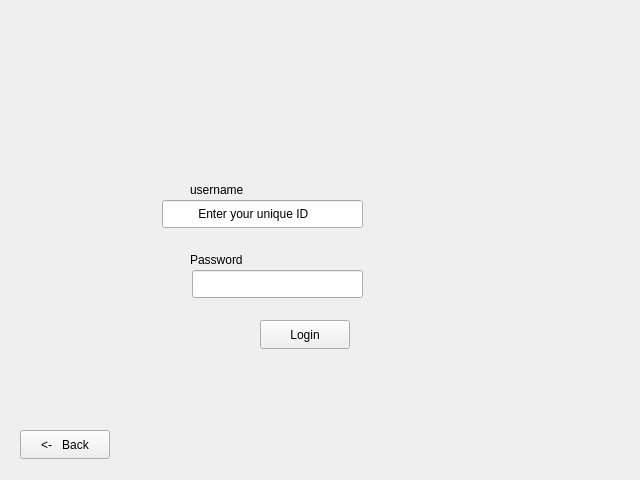
<?xml version="1.0" encoding="UTF-8"?>
<ui version="4.0">
 <class>MainWindow</class>
 <widget class="QMainWindow" name="MainWindow">
  <property name="geometry">
   <rect>
    <x>0</x>
    <y>0</y>
    <width>640</width>
    <height>480</height>
   </rect>
  </property>
  <property name="windowTitle">
   <string>MainWindow</string>
  </property>
  <widget class="QWidget" name="centralwidget">
   <widget class="QStackedWidget" name="stackedWidget">
    <property name="geometry">
     <rect>
      <x>0</x>
      <y>0</y>
      <width>641</width>
      <height>481</height>
     </rect>
    </property>
    <property name="currentIndex">
     <number>1</number>
    </property>
    <widget class="QWidget" name="mainPage">
     <widget class="QLabel" name="binbinLabel">
      <property name="geometry">
       <rect>
        <x>270</x>
        <y>90</y>
        <width>63</width>
        <height>20</height>
       </rect>
      </property>
      <property name="text">
       <string>BinBin</string>
      </property>
     </widget>
     <widget class="QLabel" name="label_2">
      <property name="geometry">
       <rect>
        <x>170</x>
        <y>120</y>
        <width>301</width>
        <height>20</height>
       </rect>
      </property>
      <property name="text">
       <string>Encrypted Communications Vault</string>
      </property>
     </widget>
     <widget class="QPushButton" name="createAccount">
      <property name="geometry">
       <rect>
        <x>230</x>
        <y>220</y>
        <width>141</width>
        <height>29</height>
       </rect>
      </property>
      <property name="text">
       <string>Create Account</string>
      </property>
     </widget>
     <widget class="QPushButton" name="loginButton">
      <property name="geometry">
       <rect>
        <x>229</x>
        <y>170</y>
        <width>141</width>
        <height>29</height>
       </rect>
      </property>
      <property name="text">
       <string>login</string>
      </property>
     </widget>
     <widget class="QPushButton" name="recoveryButton">
      <property name="geometry">
       <rect>
        <x>230</x>
        <y>270</y>
        <width>141</width>
        <height>29</height>
       </rect>
      </property>
      <property name="text">
       <string>Use recovery key</string>
      </property>
     </widget>
     <widget class="QLabel" name="label">
      <property name="geometry">
       <rect>
        <x>190</x>
        <y>340</y>
        <width>201</width>
        <height>20</height>
       </rect>
      </property>
      <property name="text">
       <string>End-to-end encrypted session</string>
      </property>
     </widget>
     <widget class="QLabel" name="label_3">
      <property name="geometry">
       <rect>
        <x>120</x>
        <y>410</y>
        <width>101</width>
        <height>20</height>
       </rect>
      </property>
      <property name="text">
       <string> Privacy Policy</string>
      </property>
     </widget>
     <widget class="QLabel" name="label_4">
      <property name="geometry">
       <rect>
        <x>370</x>
        <y>410</y>
        <width>111</width>
        <height>20</height>
       </rect>
      </property>
      <property name="text">
       <string>Terms of Service</string>
      </property>
     </widget>
     <widget class="QLabel" name="lockLabel">
      <property name="geometry">
       <rect>
        <x>250</x>
        <y>10</y>
        <width>91</width>
        <height>81</height>
       </rect>
      </property>
      <property name="text">
       <string/>
      </property>
     </widget>
     <widget class="QLabel" name="shieldLabel">
      <property name="geometry">
       <rect>
        <x>160</x>
        <y>340</y>
        <width>31</width>
        <height>31</height>
       </rect>
      </property>
      <property name="text">
       <string/>
      </property>
     </widget>
    </widget>
    <widget class="QWidget" name="userLoginPage">
     <widget class="QPushButton" name="userLoginButton">
      <property name="geometry">
       <rect>
        <x>260</x>
        <y>320</y>
        <width>90</width>
        <height>29</height>
       </rect>
      </property>
      <property name="text">
       <string>Login</string>
      </property>
     </widget>
     <widget class="QLineEdit" name="userLoginName">
      <property name="geometry">
       <rect>
        <x>162</x>
        <y>200</y>
        <width>201</width>
        <height>28</height>
       </rect>
      </property>
      <property name="text">
       <string>          Enter your unique ID</string>
      </property>
     </widget>
     <widget class="QLineEdit" name="userLoginPassword">
      <property name="geometry">
       <rect>
        <x>192</x>
        <y>270</y>
        <width>171</width>
        <height>28</height>
       </rect>
      </property>
     </widget>
     <widget class="QLabel" name="userLoginPasswordLabel">
      <property name="geometry">
       <rect>
        <x>190</x>
        <y>250</y>
        <width>81</width>
        <height>20</height>
       </rect>
      </property>
      <property name="text">
       <string>Password</string>
      </property>
     </widget>
     <widget class="QPushButton" name="backToMainButton">
      <property name="geometry">
       <rect>
        <x>20</x>
        <y>430</y>
        <width>90</width>
        <height>29</height>
       </rect>
      </property>
      <property name="text">
       <string>&lt;-   Back</string>
      </property>
     </widget>
     <widget class="QLabel" name="userLoginNameLabel">
      <property name="geometry">
       <rect>
        <x>190</x>
        <y>180</y>
        <width>63</width>
        <height>20</height>
       </rect>
      </property>
      <property name="text">
       <string>username</string>
      </property>
     </widget>
    </widget>
   </widget>
  </widget>
 </widget>
 <resources/>
 <connections/>
</ui>
